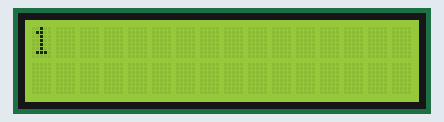
Recording of a sketch running on a simulated Arduino Uno, built with avr-gcc and run on an emulated ATmega328P. Parts: 16×2 character LCD.

Above: at 1.1 s.
At 5.1 s:
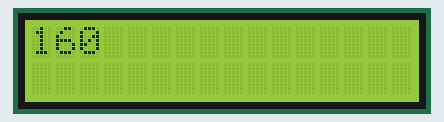
At 11.2 s:
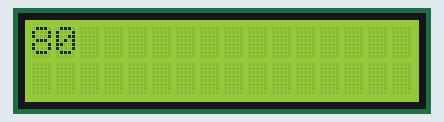
At 20.2 s:
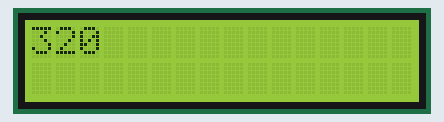
At 30.2 s:
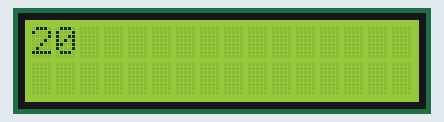
At 38.3 s:
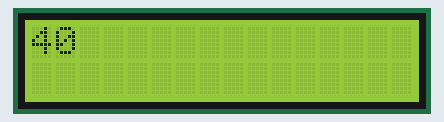

The sketch:

LCD_Disaplay.ino
```cpp
//
//#include <Wire.h>
//#include <LiquidCrystal_I2C.h>
//LiquidCrystal_I2C lcd(0x27, 16, 2);
//void setup() {
//
//  lcd.init();
//  lcd.backlight();
//}
//void loop() {
//  delay(1000);
//  lcd.setCursor(0,0);
//  lcd.print("Salom Hammaga");
//  lcd.setCursor(0,1);
//  lcd.print("assasalomu aleykum Iskandar aka");
//

#include <Wire.h>
#include <LiquidCrystal_I2C.h>
LiquidCrystal_I2C lcd(0x27, 16, 2);
int timer(1000);
int a=1;
int numbers[] = {a, 20, 40, 80, 160, 320};
int son=6;
void setup() {

  lcd.init();
  lcd.backlight();
}
int k=0;
void loop() {
   lcd.setCursor(0,0);

   delay(1000);


  if (k==6){
  k=0;
  }else{
     lcd.println(numbers[k]);
     k+=1;
    }
}
```

Measured:
- what the display in image 0 shows lasts 1.0 s, from 1.1 s to 2.1 s
- what the display in image 3 shows lasts 2.0 s, from 20.2 s to 22.2 s
